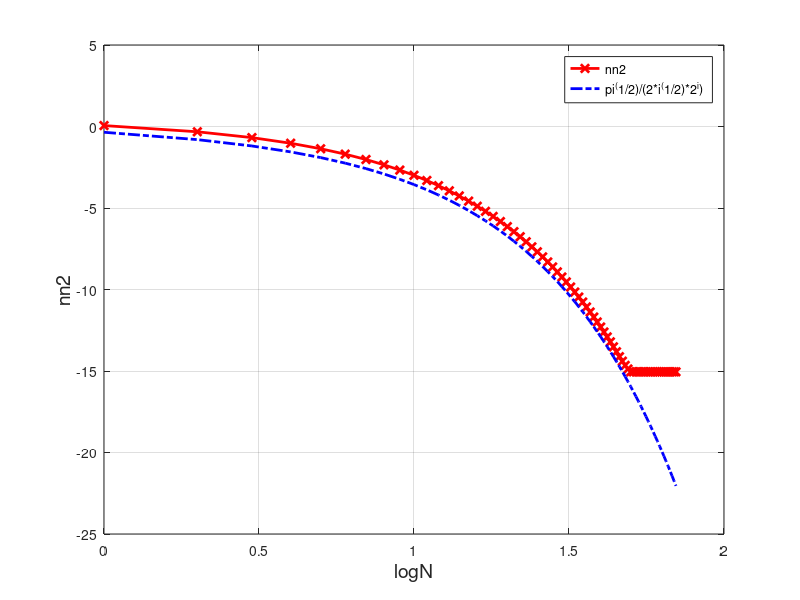

MATLAB code to generate this figure:
clear;
n=70;%指定迭代次數
n2_1=zeros(n,1);
n2=zeros(n,1);
nnnn2=zeros(n,1);
n2(1)=2;
n2_1(1)=1;
for i=2:n
    n2_1(i)=n2_1(i-1)*(i-1)/(2*i-1);
    n2(i)=n2(i-1)+2*n2_1(i);
end
for i=1:n
    nnnn2(i)=pi^(1/2)/(2*i^(1/2)*2^i);
end


pis=zeros(n,1);
for i=1:n
    pis(i)=pi;
end
n2=abs(n2-pis);
figure(1)
plot(log(1:n)/log(10),log(n2)/log(10),'r-x','LineWidth',2);
hold on
plot(log(1:n)/log(10),log(nnnn2)/log(10),'b-.','LineWidth',2);
legend({"nn2","pi^(1/2)/(2*i^(1/2)*2^i)"})
xlabel('logN','FontSize',14)
ylabel('nn2','FontSize',14)
grid on
hold off